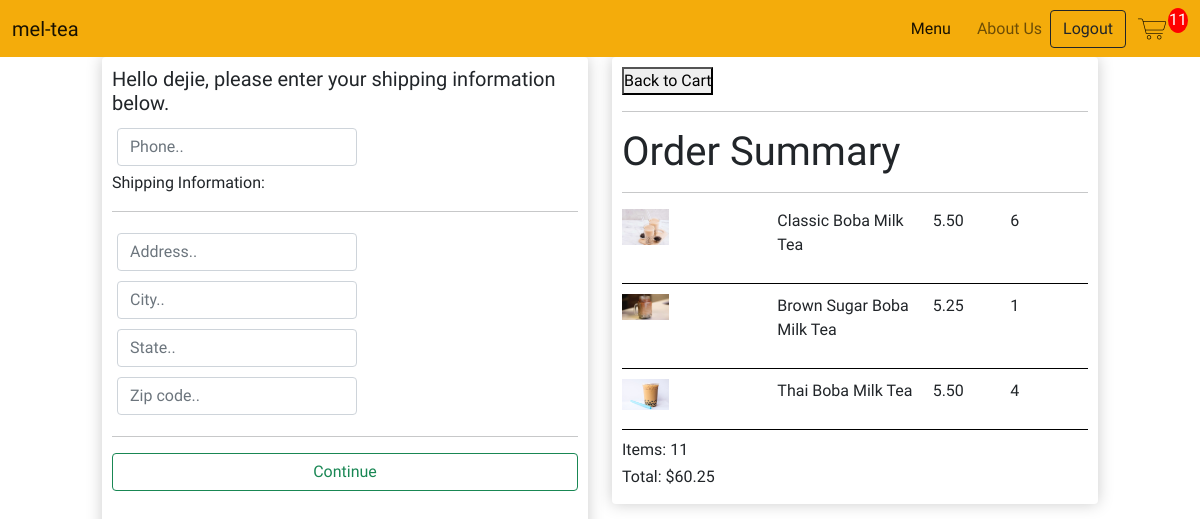
The page /checkout/ (signed in) on the database as committed earlier.
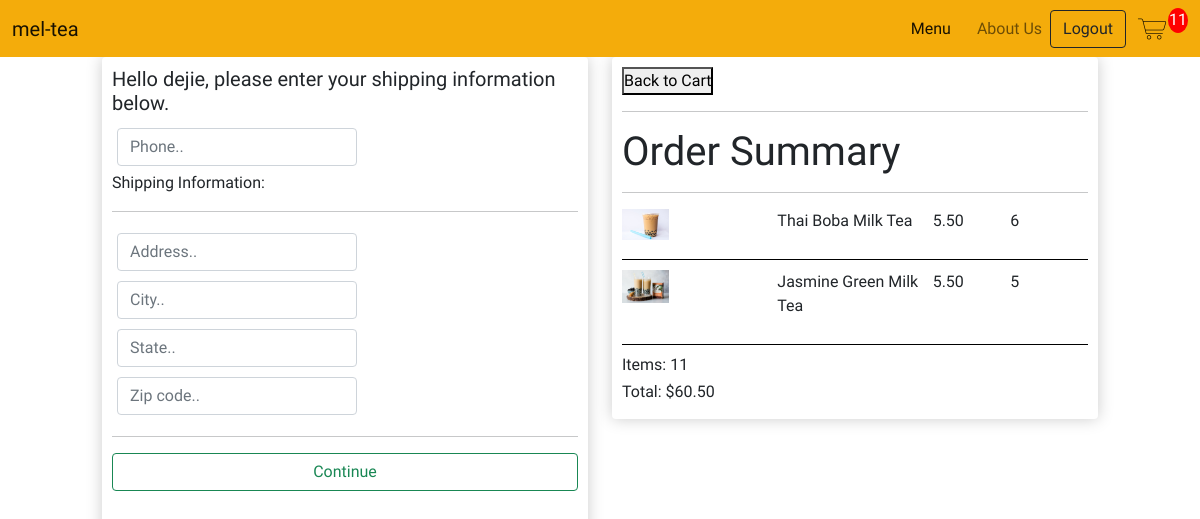
The same page on the database as committed later.
### store/models.py (models this page shows, shortened)
class OrderItem(models.Model):
    product = models.ForeignKey(BobaProduct, on_delete=models.SET_NULL, null=True)
    order = models.ForeignKey(CustomerOrder, on_delete=models.SET_NULL, null=True)
    quantity = models.IntegerField(default=0, null=True, blank=True)
    date_added = models.DateTimeField(auto_now_add=True)
    @property
    def calc_total(self):
        total = self.product.price * self.quantity
        return total

class BobaProduct(models.Model):
    WITH_BOBA = [
        ('YES', 'Boba'),
        ('NO', 'No Boba')
    ]
    name = models.CharField(max_length=200, null=True)
    price = models.DecimalField(max_digits=7, decimal_places=2)
    category = models.CharField(max_length=200, null=True, choices= WITH_BOBA)
    image = models.ImageField(upload_to='boba', default="{% static 'images/filler.jpg' %}", null=True, blank=True)
    date_created = models.DateTimeField(auto_now_add=True)
    @property #@property allow us to access as an attribute
    def image_url(self):
        try:
            url = self.image.url
        except:
            url = ''
        return url

class CustomerOrder(models.Model):
    customer = models.ForeignKey(Customer, on_delete=models.SET_NULL, null=True, blank=True)
    date_ordered = models.DateTimeField(auto_now_add=True)
    completion = models.BooleanField(default=False)
    transaction_id = models.CharField(max_length=200, null=True)
    @property
    def cart_total(self):
        order_items = self.orderitem_set.all()
        total = sum([item.calc_total for item in order_items])
        return total
    @property
    def cart_quantity(self):
        order_items = self.orderitem_set.all()
        total = sum([item.quantity for item in order_items])
        return total

### store/views.py (the view)
# urls.py: path('checkout/', views.checkout, name="checkout"),
def checkout(request):
    cart = cartData(request)
    cart_items = cart['cart_items']
    order = cart['order']
    items = cart['items']
    context = {"items":items, "order":order, 'cart_items':cart_items}
    return render(request, 'store/checkout.html', context)

### store/utils.py (called while the page is built)
def cartData(request):
    if request.user.is_authenticated:
        customer = request.user.customer
        order, created = CustomerOrder.objects.get_or_create(customer=customer)
        items = order.orderitem_set.all()   # (USE ITEM FOR CHILDREN)
        cart_items = order.cart_quantity
    else:
        cookie = guestCookieCart(request)
        cart_items = cookie['cart_items']
        order = cookie['order']
        items = cookie['items']
    return {"items": items, "order": order, 'cart_items':cart_items}

### store/templates/store/checkout.html (shortened to what this page needs)
{% extends 'store/main.html' %}
{% load static %}
{% block content %}
    <div class="row justify-content-center">
        <div class="col-lg-5">
            <div class="product-box" id="form-wrap">
                <form id="checkoutForm">
                    <div id="user-info">
                    </div>
                    <div id="shipping-info">
                        <p>Shipping Information:</p>
                        <hr>
                        <div class="form-field">
                            <input class="form-control" type="text" name="address" placeholder="Address.." required>
                        </div>
                        <div class="form-field">
                            <input class="form-control" type="text" name="city" placeholder="City.." required>
                        </div>
                        <div class="form-field">
                            <input class="form-control" type="text" name="state" placeholder="State.." required>
                        </div>
                        <div class="form-field">
                            <input class="form-control" type="text" name="zipcode" placeholder="Zip code.." required>
                        </div>
                    </div>
                    <hr>
                    <input id="form-button" type="submit" value="Continue" class="btn btn-outline-success btn-block">
                </form>
                <br>
            </div>
        </div>
        <div class="col-lg-5">
            <div class="product-box">
                <button>Back to Cart</button>
                <hr>
                <h1>Order Summary</h1>
                <hr>
                {% for item in items %}
                <div class="cart-row">
                    <div class="cart-row-flex-2"><img class="row-image" src="{{item.product.image_url}}" alt=""></div>
                    <div class="cart-row-flex-2"><p>{{item.product.name}}</p></div>
                    <div class="cart-row-flex-1"><p>{{item.product.price|floatformat:2}}</p></div>
                    <div class="cart-row-flex-1"><p>{{item.quantity}}</p></div>
                </div>
                {% endfor %}
                <h6>Items: {{order.cart_quantity}}</h6>
                <h6>Total: ${{order.cart_total|floatformat:2}}</h6>
                </div>
            </div>
        </div>
{% endblock content %}

Rows that differ between the two databases and show on the page:
removed OrderItem: product.image_url (picture), product.name "Classic Boba Milk Tea", product.price "5.50", quantity "6"
removed OrderItem: product.image_url (picture), product.name "Brown Sugar Boba Milk Tea", product.price "5.25", quantity "1"
changed OrderItem "Thai Boba Milk Tea": quantity "4" → "6"
added OrderItem: product.image_url (picture), product.name "Jasmine Green Milk Tea", product.price "5.50", quantity "5"
changed through a linked row, CustomerOrder: cart_total "60.25" → "60.50"
